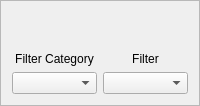
     <widget class="QFrame" name="frame_2">
      <property name="frameShape">
       <enum>QFrame::StyledPanel</enum>
      </property>
      <property name="frameShadow">
       <enum>QFrame::Raised</enum>
      </property>
      <layout class="QGridLayout" name="gridLayout">
       <item row="2" column="0">
        <widget class="QComboBox" name="filterCategoryInput">
         <property name="sizePolicy">
          <sizepolicy hsizetype="Preferred" vsizetype="Fixed">
           <horstretch>0</horstretch>
           <verstretch>0</verstretch>
          </sizepolicy>
         </property>
        </widget>
       </item>
       <item row="2" column="1">
        <widget class="QComboBox" name="filterTextInput">
         <property name="sizePolicy">
          <sizepolicy hsizetype="Preferred" vsizetype="Fixed">
           <horstretch>0</horstretch>
           <verstretch>0</verstretch>
          </sizepolicy>
         </property>
        </widget>
       </item>
       <item row="1" column="1">
        <widget class="QLabel" name="filterLabel">
         <property name="sizePolicy">
          <sizepolicy hsizetype="Preferred" vsizetype="Preferred">
           <horstretch>0</horstretch>
           <verstretch>0</verstretch>
          </sizepolicy>
         </property>
         <property name="text">
          <string>Filter</string>
         </property>
         <property name="alignment">
          <set>Qt::AlignCenter</set>
         </property>
        </widget>
       </item>
       <item row="1" column="0">
        <widget class="QLabel" name="filterCategoryLabel">
         <property name="sizePolicy">
          <sizepolicy hsizetype="Preferred" vsizetype="Preferred">
           <horstretch>0</horstretch>
           <verstretch>0</verstretch>
          </sizepolicy>
         </property>
         <property name="text">
          <string>Filter Category</string>
         </property>
         <property name="alignment">
          <set>Qt::AlignCenter</set>
         </property>
        </widget>
       </item>
       <item row="0" column="0">
        <spacer name="verticalSpacer">
         <property name="orientation">
          <enum>Qt::Vertical</enum>
         </property>
         <property name="sizeHint" stdset="0">
          <size>
           <width>20</width>
           <height>40</height>
          </size>
         </property>
        </spacer>
       </item>
      </layout>
     </widget>
